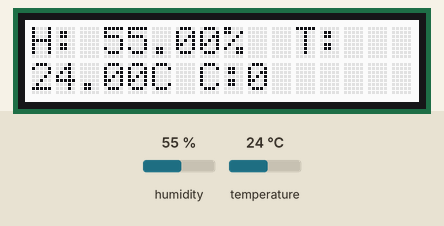
The sketch below on a simulated Arduino Uno, built with avr-gcc and run on an emulated ATmega328P. On the bench: 16×2 character LCD. Inputs (shaded band) come from the test bench; at power-on: temperature 24 °C, humidity 55 %. WiFi joins after 1.5 s; servers stay silent unless stated; uploads are accepted with an empty reply; what the sketch prints to the serial monitor is not drawn. At 9.0 s the program stops and its outputs stay as they are.

Above: at 6.4 s.
6.5 s: temperature set to 8 °C
At 10.1 s:
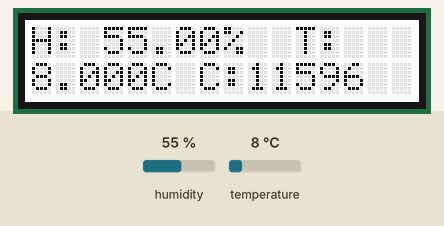
Timing chart, 0 to 10.5 s (numbered marks = the images above; inputs shaded):
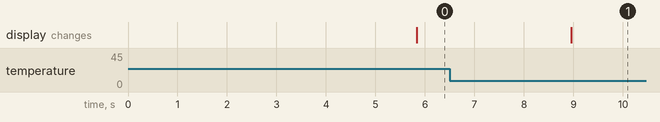

Measured:
- after the input at 6.5 s, the display: changes after 2.5 s (image 1)

The sketch:

CO2_TEMP_HYG_TO_WEBCLIENT.ino
```cpp
/* Programme réalisé par MisterXav
 * Le but est de récupérer la température, l'humidité et le C02 présent dans la salle, et de l'afficher sur un écran LCD
 * Le programme fonctionne le 24/02/2022
 * Le but final est d'envoyer les données sur une page web afin qu'elles y soient stockés
 */


// ///////////////////////// SHIELD ETHERNET /////////////////////////////

#include <SPI.h>
#include <Ethernet.h>

// Enter a MAC address for your controller below.
// Newer Ethernet shields have a MAC address printed on a sticker on the shield
byte mac[] = { 0x90, 0xA2, 0xDA, 0x0F, 0xBA, 0xCF };

// if you don't want to use DNS (and reduce your sketch size)
// use the numeric IP instead of the name for the server:
IPAddress server(195,221,155,10);  // numeric IP for Google (no DNS)
//char server[] = "nargeot.alwaysdata.net";    // name address for Google (using DNS)

// Set the static IP address to use if the DHCP fails to assign
IPAddress ip(0, 0, 0, 0);
IPAddress myDns(0, 0, 0, 0);

// Initialize the Ethernet client library
// with the IP address and port of the server
// that you want to connect to (port 80 is default for HTTP):
EthernetClient client;

// Variables to measure the speed
unsigned long beginMicros, endMicros;
unsigned long byteCount = 0;
bool printWebData = true;  // set to false for better speed measurement


// ///////////////////////// CAPTEUR /////////////////////////////
#include <SoftwareSerial.h>
 SoftwareSerial s_serial(2, 3);      // TX, RX

#define sensor s_serial

const unsigned char cmd_get_sensor[] =
{
    0xff, 0x01, 0x86, 0x00, 0x00,
    0x00, 0x00, 0x00, 0x79
};

unsigned char dataRevice[9];
int CO2PPM;

// ///////////////////////// DHT /////////////////////////////
#include "DHT.h"
#define DHTPIN 4 // broche ou l'on a branché le capteur
#define DHTTYPE DHT22 // préciser le modéle de notre capteur
DHT dht(DHTPIN, DHTTYPE);// déclaration du capteur

// ///////////////////////// LCD /////////////////////////////
#include <Wire.h>
#include "rgb_lcd.h"
rgb_lcd lcd;

void setup()
{
  // initialise le nombre de caractères et de lignes du LCD
  lcd.begin(16, 2);
  dht.begin();
  sensor.begin(9600);
  Serial.begin(115200);
  Serial.println("Programme : CO2, temp et humidite affichee sur LCD cree le 06/01/2022 par Xavier VB et Thomas B");
  Serial.println("********************************************************");
  Serial.println();

  // ///////////////////////// SHIELD ETHERNET /////////////////////////////

  Ethernet.init(10);  // Initialisation Shield

  while (!Serial) {
    ; // wait for serial port to connect. Needed for native USB port only
  }

  // start the Ethernet connection:
  Serial.println("Initialisation Ethernet avec DHCP:");
  if (Ethernet.begin(mac) == 0) {
    Serial.println("Impossible de configurer l'Ethernet avec DHCP");
    // Check for Ethernet hardware present
    if (Ethernet.hardwareStatus() == EthernetNoHardware) {
      Serial.println("Shied Ethernet non trouvé. :(");
      while (true) {
        delay(1); // do nothing, no point running without Ethernet hardware
      }
    }
    if (Ethernet.linkStatus() == LinkOFF) {
      Serial.println("Cable Ethernet non connecté.");
    }
    // try to congifure using IP address instead of DHCP:
    Ethernet.begin(mac, ip, myDns);
  } else {
    Serial.print("  DHCP assigned IP ");
    Serial.println(Ethernet.localIP());
  }
  // give the Ethernet shield a second to initialize:
  delay(1000);
  Serial.print("connection à ");
  Serial.print(server);
  Serial.println("...");

  // if you get a connection, report back via serial:
  if (client.connect(server, 80)) {
    Serial.print("connecté à ");
    Serial.println(client.remoteIP());
    // Make a HTTP request:
    client.println("GET /capteur_htco/memo.php?temp=VARIABLETEMP&hum=VARIABLEHUM&co=VARIABLECO2&envoyer=Valider HTTP/1.1"); //Trouver un moyen d'envoyer ça en insérant les variables affichées sur le LCD
    client.println("Host: 195.221.155.10"); //mettre l'addresse IP de UWAMP
    client.println("Connexion: fermé");
    client.println();
  } else {
    // if you didn't get a connection to the server:
    Serial.println("connexion échoué");
  }
  beginMicros = micros();
}
void loop()
{
  Mesurer();
  temp();
  screen();
  internet();
}

void Mesurer(){
   if(dataRecieve())
    {
        Serial.print("  CO2: ");
        Serial.print(CO2PPM);
        Serial.println("");
    }
    delay(1000);
}

bool dataRecieve(void)
{
    byte data[9];
    int i = 0;

    //transmit command data
    for(i=0; i<sizeof(cmd_get_sensor); i++)
    {
        sensor.write(cmd_get_sensor[i]);
    }
    delay(10);
    //begin reveiceing data
    if(sensor.available())
    {
        while(sensor.available())
        {
            for(int i=0;i<9; i++)
            {
                data[i] = sensor.read();
            }
        }
    }
    CO2PPM = (int)data[2] * 256 + (int)data[3];

    return true;
}

void temp(){
  delay(2000);

  // La lecture du capteur prend 250ms
  // Les valeurs lues peuvent être vieilles de jusqu'à 2 secondes (le capteur est lent)
  float h = dht.readHumidity(); // Lecture du taux d'humidité
  float t = dht.readTemperature(); // Lecture de la température en degrés Celsius
}


void screen(){
  float h = dht.readHumidity(); // Lecture du taux d'humidité
  float t = dht.readTemperature(); // Lecture de la température en degrés Celsius
  //Affichages :
  // HUMIDITE
  lcd.setCursor(0, 0); // positionne le curseur à la colonne 1 et à la ligne 1
  lcd.print("H: ");
  lcd.setCursor(3, 0);
  lcd.print(h);
  lcd.setCursor(8, 0);
  lcd.print("%");
  // TEMPERATURE
  lcd.setCursor(11, 0); // positionne le curseur à la colonne 1 et à la ligne 2
  lcd.print("T: ");
  lcd.setCursor(0, 1);
  lcd.print(t);
  lcd.setCursor(5, 1);
  lcd.print("C");
  // CO2
  lcd.setCursor(7, 1);
  lcd.print("C:");
  lcd.setCursor(9, 1);
  lcd.print(CO2PPM);
}

void internet(){
    // if there are incoming bytes available
  // from the server, read them and print them:
  int len = client.available();
  if (len > 0) {
    byte buffer[80];
    if (len > 80) len = 80;
    client.read(buffer, len);
    if (printWebData) {
      Serial.write(buffer, len); // show in the serial monitor (slows some boards)
    }
    byteCount = byteCount + len;
  }

  // if the server's disconnected, stop the client:
  if (!client.connected()) {
    endMicros = micros();
    Serial.println();
    Serial.println("déconnection.");
    client.stop();
    Serial.print("Received ");
    Serial.print(byteCount);
    Serial.print(" bytes in ");
    float seconds = (float)(endMicros - beginMicros) / 1000000.0;
    Serial.print(seconds, 4);
    float rate = (float)byteCount / seconds / 1000.0;
    Serial.print(", rate = ");
    Serial.print(rate);
    Serial.print(" kbytes/second");
    Serial.println();

    // do nothing forevermore:
    while (true) {
      delay(1);
    }
  }
}
```
